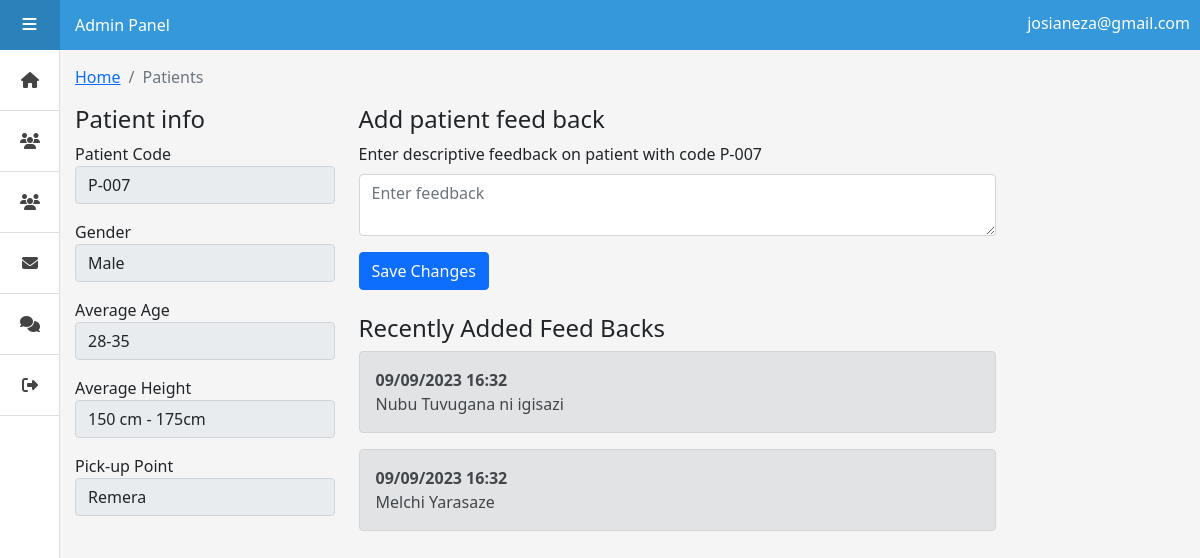
Page /sa/addFeedBack.php?patId=P-007 (signed in) on the committed database.
### tables this page shows
CREATE TABLE `patients` (
  `id` int(11) NOT NULL,
  `patient_code` varchar(100) NOT NULL,
  `gender` varchar(100) NOT NULL,
  `av_age` varchar(100) NOT NULL,
  `av_height` varchar(100) NOT NULL,
  `pick_point` varchar(100) NOT NULL,
  `deleted` int(1) NOT NULL DEFAULT 0,
  `fullname` varchar(100) DEFAULT NULL,
  `idcard` varchar(100) DEFAULT NULL,
  `district` varchar(100) DEFAULT NULL,
  `sector` varchar(100) DEFAULT NULL,
  `cell` varchar(100) DEFAULT NULL,
  `village` varchar(100) DEFAULT NULL,
  `cpname` varchar(100) DEFAULT NULL,
  `cpphone` varchar(100) DEFAULT NULL,
  `addcomment` varchar(100) DEFAULT NULL
);

CREATE TABLE `feedbacks` (
  `feedid` int(11) NOT NULL,
  `patientid` varchar(100) NOT NULL,
  `feedback` varchar(100) NOT NULL,
  `fdatetime` varchar(100) NOT NULL
);

### sa/addFeedBack.php (the view, shortened to what this page needs)
<?php session_start();
  if (!isset($_SESSION['adminUserToken'])) {
    header('location: ../userlogin.php?login=login');
  } else {
    include('../connector.php');
    $query = mysqli_query($connect, "SELECT * FROM patients WHERE patient_code = '".$_GET['patId']."'");
    $data = mysqli_fetch_array($query);
  }
?>
<!DOCTYPE html>
<html lang="en" >
<head>
  <link rel="stylesheet" href="css/bootstrap.min.css">
<link rel='stylesheet' href='https://cdnjs.cloudflare.com/ajax/libs/font-awesome/4.7.0/css/font-awesome.min.css'>
<link rel="stylesheet" href="style.css">
<link rel="stylesheet" href="mystyle.css">
</head>
<body>
<div class="header">
  <a href="#" id="menu-action">
    <i class="fa fa-bars"></i>
  </a>
  <div class="">
    <p class="userInfo"><?php echo $_SESSION['adminUserToken']; ?></p>
    Admin Panel
  </div>
</div>
<?php include('sidebar.php'); ?>
<div class="main">
  <ol class="breadcrumb">
        <li class="breadcrumb-item">
          <a href="index.php">Home</a>
        </li>
        <li class="breadcrumb-item active">Patients</li>
      </ol>
  <div class="row">
        <div class="col-xl-3 col-sm-6 mb-3">
          <h4>Patient info</h3>
          <?php
            echo"<form method='POST' action='../server.php'>
              <div class='form-group mb-3'>
                <label>Patient Code</label>
                <input type='hidden' name='pat_id' value='".$data['id']."'>
                <input type='text' name='pat_code' class='form-control' placeholder='Enter patient code' required='' value='".$data['patient_code']."' disabled>
              </div>
               <div class='form-group mb-3'>
                <label>Gender</label>
                <select name='gender' class='form-control' required disabled>
                  <option selected disabled>".$data['gender']."</option>
                </select>
              </div>
              <div class='form-group mb-3'>
                <label>Average Age</label>
                <input type='text' disabled name='av_age' class='form-control' placeholder='Enter average age' required='' value='".$data['av_age']."'>
              </div>
              <div class='form-group mb-3'>
                <label>Average Height</label>
                <input type='text' disabled name='av_height' class='form-control' placeholder='Enter average Height' required='' value='".$data['av_height']."'>
              </div>
              <div class='form-group mb-3'>
                <label>Pick-up Point</label>
                <input type='text' name='pick_point' class='form-control' placeholder='Enter pick-up point' required='' disabled value='".$data['pick_point']."'>
              </div>
            </form>";
          ?>
        </div>
        <div class="col-xl-7 col-sm-6 mb-3" style="overflow-x: auto;">
          <h4>Add patient feed back</h3>
          <?php
            echo"<form method='POST' action='../server.php'>
              <div class='row'>
                <div class='col-xl-12 col-sm-6'>
                  <div class='form-group mb-3'>
                    <input type='hidden' name='pat_id' value='".$data['patient_code']."'>
                    <label class='mb-2'>Enter descriptive feedback on patient with code ".$_GET['patId']."</label>
                    <textarea name='feed_text' class='form-control' placeholder='Enter feedback' required=''></textarea>
                  </div>
                </div>
              </div>
              <button type='submit' name='addFeedBack' class='btn btn-primary'>Save Changes</button>
            </form>";
          ?>
        <div class="col-xl-12 col-sm-12 mb-3" style="overflow-x: auto;">
          <br>
          <h4>Recently Added Feed Backs</h3>
          <?php
            $query = mysqli_query($connect, "SELECT * FROM feedbacks WHERE patientid = '".$_GET['patId']."' ORDER BY feedid DESC");
            while($data = mysqli_fetch_array($query)){
              echo"<div class='alert alert-secondary' role='alert'>
                <b>".date('d/m/Y H:i', $data['fdatetime'])."</b><br>
                ".$data['feedback']."
                </div>";
            }
          ?>
        </div>
      </div>
</div>
</body>
</html>

### sa/style.css (style rules this page uses)
*:before, *:after { -webkit-box-sizing: border-box; -moz-box-sizing: border-box; box-sizing: border-box; }
body { background: #f5f5f5; padding: 0; margin: 0; }
i.fa { font-size: 16px; }
p { font-size: 16px; line-height: 1.42857143; }
.header { position: fixed; z-index: 10; top: 0; left: 0; background: #3498DB; width: 100%; height: 50px; line-height: 50px; color: #fff; }
.header #menu-action { display: block; float: left; width: 60px; height: 50px; line-height: 50px; margin-right: 15px; color: #fff; text-decoration: none; text-align: center; background: rgba(0, 0, 0, 0.15); font-size: 13px; text-transform: uppercase; letter-spacing: 1px; -webkit-transition: all 0.2s ease-in-out; transition: all 0.2s ease-in-out; }
.header #menu-action i { display: inline-block; margin: 0 5px; }
.main { position: relative; display: block; top: 50px; left: 0; padding: 15px; padding-left: 75px; -webkit-transition: all 0.2s ease-in-out; transition: all 0.2s ease-in-out; }

### sa/mystyle.css (style rules this page uses)
.userInfo { float: right; position: relative; top: 12px; right: 10px; }

### rows in the picture
patients: pat_code "P-007", gender "Male", av_age "28-35", av_height "150 cm - 175cm", pick_point "Remera"
feedbacks: fdatetime "09/09/2023 16:32", feedback "Nubu Tuvugana ni igisazi"
feedbacks: fdatetime "09/09/2023 16:32", feedback "Melchi Yarasaze"

### other values in the picture
$_SESSION['adminUserToken'] "josianeza@gmail.com"
$_GET['patId'] "P-007"
